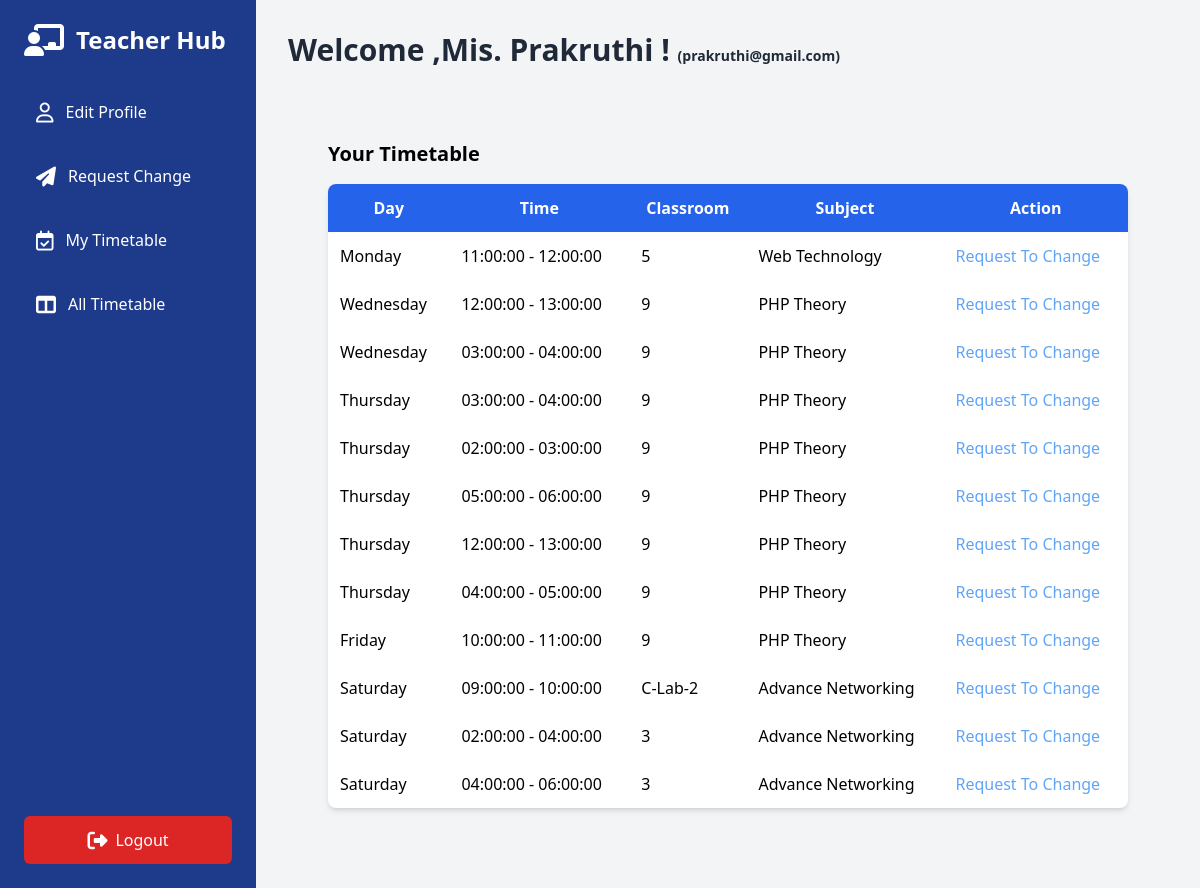
/src/views/teacher/dashboard.php (signed in), run on the app's committed database.
### tables this page shows
CREATE TABLE `timetable` (
  `id` int(11) NOT NULL,
  `subject_id` int(11) NOT NULL,
  `teacher_id` int(11) NOT NULL,
  `classroom_id` int(11) NOT NULL,
  `day` enum('Monday','Tuesday','Wednesday','Thursday','Friday','Saturday') NOT NULL,
  `start_time` time NOT NULL,
  `end_time` time NOT NULL,
  `combination_id` int(11) NOT NULL,
  `section` varchar(50) NOT NULL
);

CREATE TABLE `classrooms` (
  `id` int(11) NOT NULL,
  `room_no` varchar(10) NOT NULL,
  `type` enum('theory','lab') NOT NULL
);

CREATE TABLE `subjects` (
  `id` int(11) NOT NULL,
  `name` varchar(100) NOT NULL,
  `min_classes_per_week` int(11) NOT NULL,
  `type` enum('theory','lab') NOT NULL,
  `duration` int(11) UNSIGNED DEFAULT NULL,
  `combination_id` int(11) NOT NULL
);

### src/models/Timetable.php (called while the page is built, shortened)
<?php
class Timetable
{
    private $conn;
    public function __construct($db)
    {
        $this->conn = $db;
    }
    public function getTimetableByTeacherId_Data($teacher_id)
    {
        $query = "
    SELECT  tt.id AS entry_id, tt.day as day, tt.start_time AS start_time, tt.end_time AS end_time,
           s.name AS subject, c.name AS combination, c.semester AS semester, cr.room_no AS classroom, tt.section
    FROM timetable tt
    JOIN subjects s ON tt.subject_id = s.id
    JOIN combinations c ON tt.combination_id = c.id
    JOIN classrooms cr ON tt.classroom_id = cr.id
    WHERE tt.teacher_id = :teacher_id
    ";
        $stmt = $this->conn->prepare($query);
        $stmt->bindParam(":teacher_id", $teacher_id);
        $stmt->execute();
        $timetable = $stmt->fetchAll(PDO::FETCH_ASSOC);
        return $timetable;
    }
}

### src/views/teacher/dashboard.php (the view, shortened to what this page needs)
<?php include "./header.php";
include_once "../../models/Timetable.php";
$database = new Database();
$db = $database->getConnection();
$timetable = new Timetable($db);
$timetable_data = $timetable->getTimetableByTeacherId_Data($_SESSION['teacher_id']);
?>
        <h1 class="text-3xl font-semibold text-gray-800 mb-8">Welcome ,<?= htmlspecialchars($_SESSION['teacher_name'])?>! <span class="text-sm ">(<?= htmlspecialchars($_SESSION['teacher_email'])?>)</span></h1>
        <div class="flex-1 p-10">
            <section id="timetable" class="mb-10">
                <h2 class="text-xl font-semibold mb-4">Your Timetable</h2>
                <table class="w-full bg-white shadow-md rounded-lg overflow-hidden">
                    <thead class="bg-blue-600 text-white">
                        <tr class="align-centre">
                            <th class="p-3">Day</th>
                            <th class="p-3">Time</th>
                            <th class="p-3">Classroom</th>
                            <th class="p-3">Subject</th>
                            <th class="p-3">Action</th>
                        </tr>
                    </thead>
                    <tbody>
                    <?php foreach ($timetable_data as $row) : ?>
                            <tr>
                                <td class="p-3"><?= htmlspecialchars($row['day']); ?></td>
                                <td class="p-3"><?= htmlspecialchars($row['start_time']); ?> - <?= htmlspecialchars($row['end_time'])?></td>
                                <td class="p-3"><?= htmlspecialchars($row['classroom']); ?></td>
                                <td class="p-3"><?= htmlspecialchars($row['subject']); ?></td>
                                <td class="p-3 text-blue-400"><a href="sendRequest.php?id=<?= $row['entry_id'] ?>;day?<?= htmlspecialchars($row['day']); ?>st?<?= htmlspecialchars($row['start_time']); ?> et?<?= htmlspecialchars($row['end_time'])?>sub?<?= htmlspecialchars($row['subject']); ?> rn?<?= htmlspecialchars($row['classroom']); ?>">Request To Change</a></td>
                            </tr>
                        <?php endforeach; ?>
                    </tbody>
                </table>
            </section>
        </div>
    </div>
</body>
</html>

### data on the page
timetable: day "Monday", start_time "11:00:00", end_time "12:00:00", classroom.room_no "5", subject.name "Web Technology"
timetable: day "Wednesday", start_time "12:00:00", end_time "13:00:00", classroom.room_no "9", subject.name "PHP Theory"
timetable: day "Wednesday", start_time "03:00:00", end_time "04:00:00", classroom.room_no "9", subject.name "PHP Theory"
timetable: day "Thursday", start_time "03:00:00", end_time "04:00:00", classroom.room_no "9", subject.name "PHP Theory"
timetable: day "Thursday", start_time "02:00:00", end_time "03:00:00", classroom.room_no "9", subject.name "PHP Theory"
timetable: day "Thursday", start_time "05:00:00", end_time "06:00:00", classroom.room_no "9", subject.name "PHP Theory"
timetable: day "Thursday", start_time "12:00:00", end_time "13:00:00", classroom.room_no "9", subject.name "PHP Theory"
timetable: day "Thursday", start_time "04:00:00", end_time "05:00:00", classroom.room_no "9", subject.name "PHP Theory"
timetable: day "Friday", start_time "10:00:00", end_time "11:00:00", classroom.room_no "9", subject.name "PHP Theory"
timetable: day "Saturday", start_time "09:00:00", end_time "10:00:00", classroom.room_no "C-Lab-2", subject.name "Advance Networking"
timetable: day "Saturday", start_time "02:00:00", end_time "04:00:00", classroom.room_no "3", subject.name "Advance Networking"
timetable: day "Saturday", start_time "04:00:00", end_time "06:00:00", classroom.room_no "3", subject.name "Advance Networking"

### other printed values
$_SESSION['teacher_name'] "Mis. Prakruthi"
$_SESSION['teacher_email'] "prakruthi@gmail.com"
